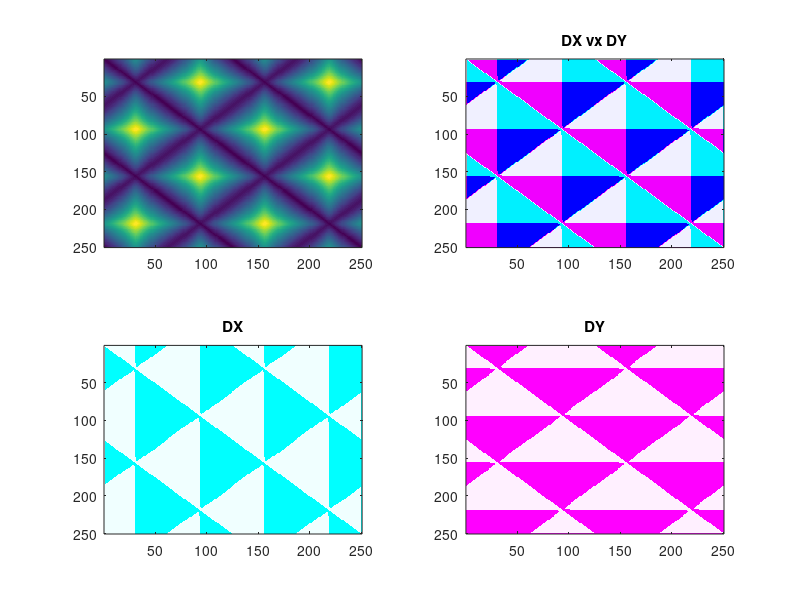

Write the MATLAB code that produced this figure.


norm = @(v,p)power(sum(power(abs(v),p), 2), 1/p);


normalize = @(v,p)bsxfun(@rdivide, v, norm(v, p));
dual = @(p)1/(1 - (1/p));

N = 250;
s1 = ((1:N)/N * 2 * pi)';


P = 14.0;
Q = dual(P);


V = normalize([cos(s1) sin(s1)], P);
[ii, jj] = meshgrid(1:N, 1:N);

ii = ii(:);
jj = jj(:);


D = reshape(norm(V(ii,:) - V(jj,:), P) + norm(V(ii,:) + V(jj,:), P), [N, N]);


figure;
subplot(2,2,1);
imagesc(D);


DX = conv2(D(:,2:end), [1  -1]);
DY = conv2(D(2:end,:), [1; -1]);
Z = ones(N,N) * 255;
subplot(2,2,2);

image(uint8(cat(3, 120 + 120*sign(DX) ,120 + 120*sign(DY),  Z)));
title('DX vx DY');

subplot(2,2,3);
image(uint8(cat(3, 120 + 120*sign(DX) ,Z,Z )));
title('DX');

subplot(2,2,4);
image(uint8(cat(3, Z ,120 + 120*sign(DY), Z )));
title('DY');
